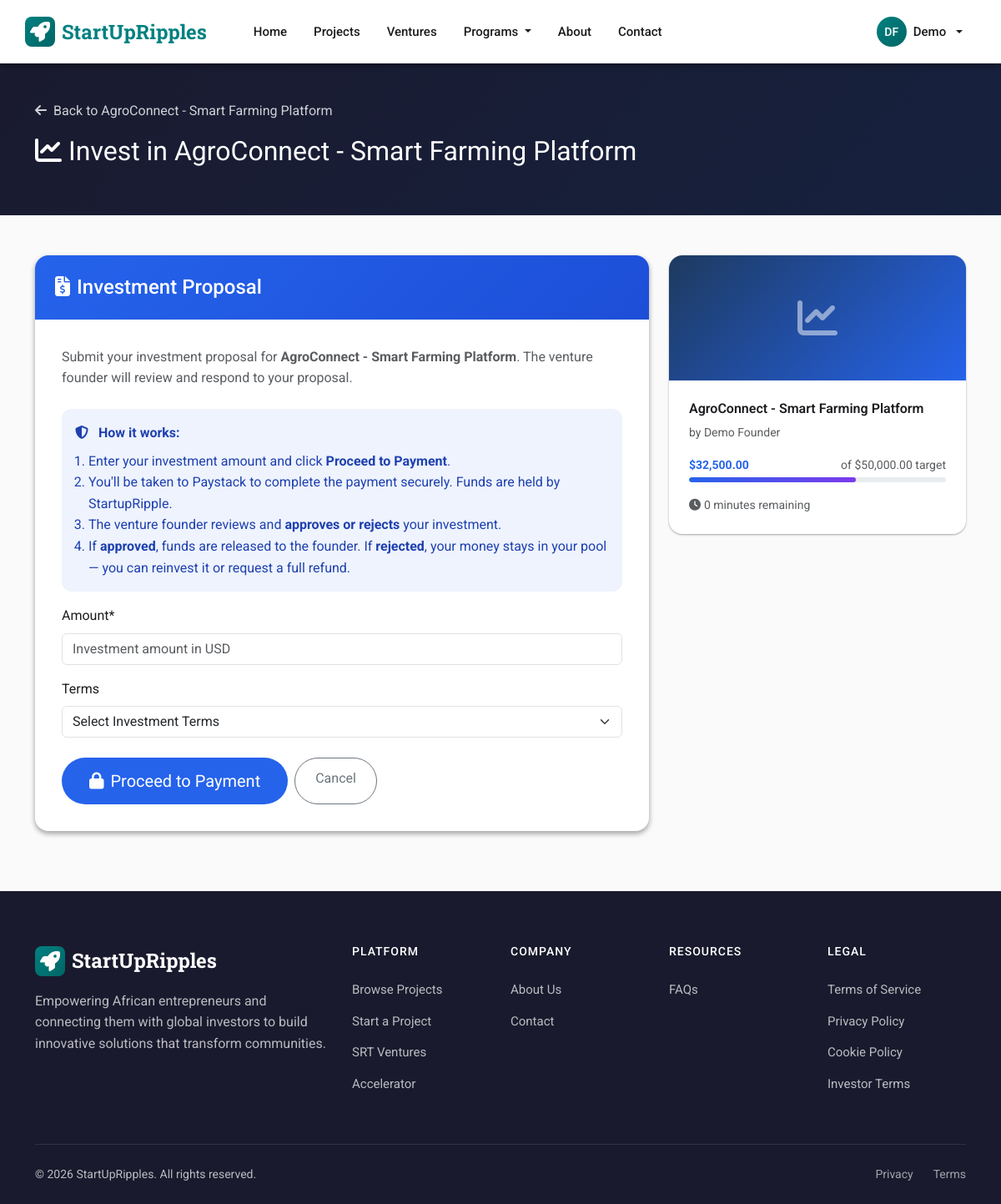
Before: /projects/1/invest/ (signed in) with the older database file.
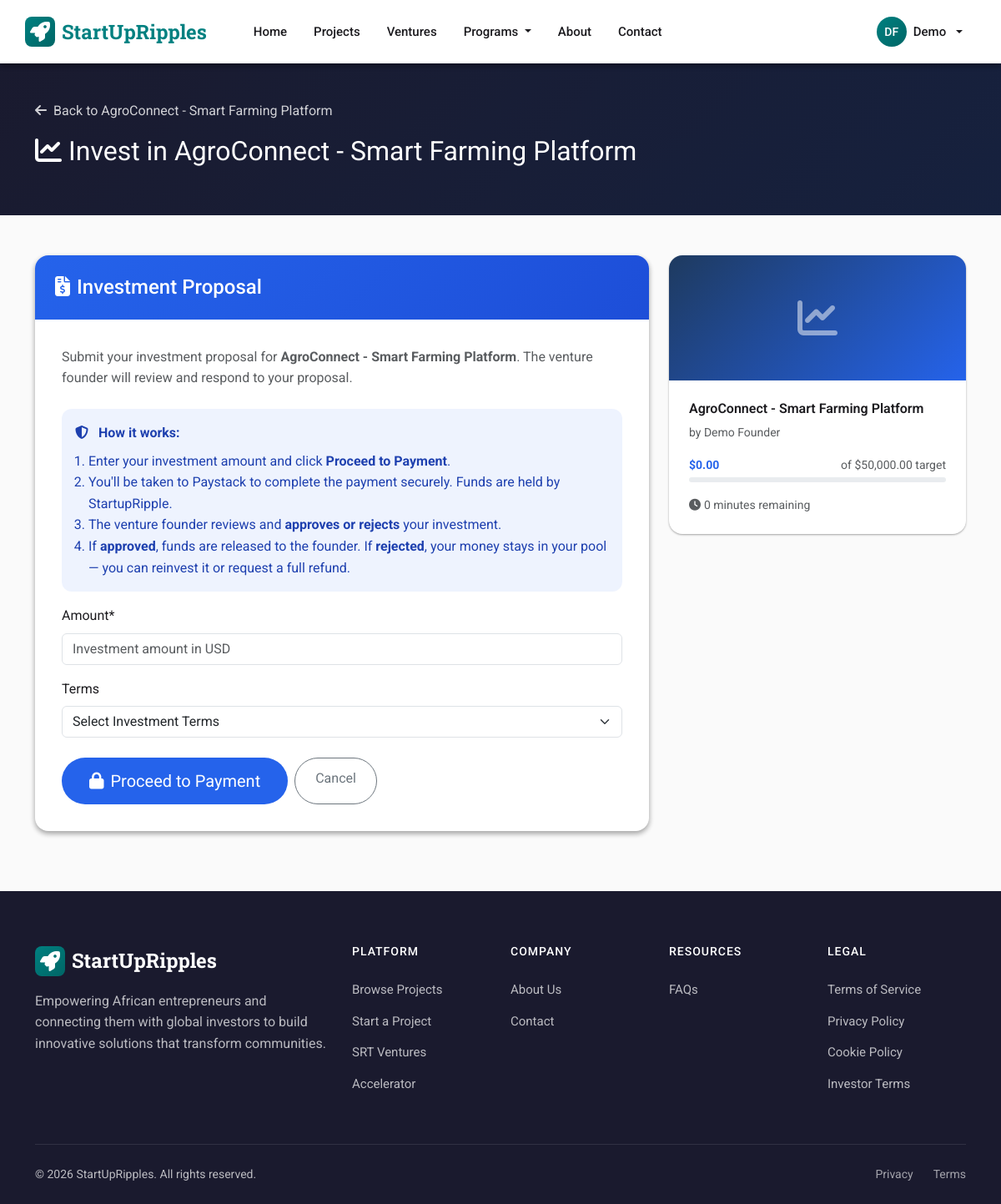
After: the same page with the newer database file.
### apps/projects/models.py (models this page shows, shortened)
class Project(models.Model):
    STATUS_CHOICES = (
        ('pending', 'Pending Approval'),
        ('approved', 'Approved'),
        ('rejected', 'Rejected'),
    )
    LISTING_TYPE_CHOICES = [
        ('project', 'Project (Donations)'),
        ('venture', 'Venture (Investments)'),
    ]
    FINANCING_TYPE_CHOICES = [
        ('equity', 'Equity Financing'),
        ('debt', 'Debt Financing'),
    ]
    STAGE_CHOICES = [
        ('idea', 'Idea Stage'),
        ('seed', 'Seed Stage'),
        ('early', 'Early Stage'),
        ('growth', 'Growth Stage'),
        ('expansion', 'Expansion Stage'),
    ]
    RISK_CHOICES = [
        ('low', 'Low Risk'),
        ('moderate', 'Moderate Risk'),
        ('high', 'High Risk'),
    ]
    listing_type = models.CharField(
        max_length=10,
        choices=LISTING_TYPE_CHOICES,
        default='project',
        help_text="Project for donations, Venture for investments"
    )
    title = models.CharField(max_length=200)
    slug = models.SlugField(unique=True, blank=True, null=True)
    description = RichTextField()  # Changed from TextField to RichTextField
    funding_goal = models.DecimalField(max_digits=10, decimal_places=2)
    amount_raised = models.DecimalField(max_digits=10, decimal_places=2, default=0)
    total_investment_raised = models.DecimalField(max_digits=10, decimal_places=2, default=0)
    created_at = models.DateTimeField(default=timezone.now)
    deadline = models.DateTimeField()
    creator = models.ForeignKey(settings.AUTH_USER_MODEL, on_delete=models.CASCADE, related_name='projects_created')
    image = models.ImageField(upload_to='project_images/')
    category = models.ForeignKey(Category, on_delete=models.SET_NULL, null=True, blank=True)
    funding_type = models.ForeignKey(FundingType, on_delete=models.SET_NULL, null=True)
    location = models.CharField(max_length=100, blank=True, null=True)
    short_description = models.CharField(max_length=255, blank=True, null=True)
    video_url = models.URLField(blank=True, null=True)
    status = models.CharField(max_length=20, choices=STATUS_CHOICES, default='pending')
    admin_notes = models.TextField(blank=True, null=True, help_text="Notes from admin about approval/rejection")
    company_name = models.CharField(max_length=200, blank=True, null=True, help_text="Business or company name")
    financing_type = models.CharField(
        max_length=10,
        choices=[('equity', 'Equity Financing'), ('debt', 'Debt Financing')],
        blank=True,
        null=True,
        help_text="Type of investment financing"
    )
    equity_offered = models.DecimalField(
        max_digits=5,
        decimal_places=2,
        default=Decimal('0.00'),
        help_text="Percentage of equity offered to investors"
    )
    valuation = models.DecimalField(
        max_digits=15,
        decimal_places=2,
        default=Decimal('0.00'),
        help_text="Current company/venture valuation in USD"
    )
    interest_rate = models.DecimalField(
        max_digits=5,
        decimal_places=2,
        default=Decimal('0.00'),
        help_text="Annual interest rate for debt financing (%)"
    )
    repayment_period_months = models.PositiveIntegerField(
        default=0,
        help_text="Repayment period in months (for debt financing)"
    )
    use_of_funds = models.TextField(
        blank=True,
        null=True,
        help_text="How the investment funds will be used"
    )
    srt_enabled = models.BooleanField(default=False, help_text="Enable SRT token investments for this project")
    stage = models.CharField(max_length=20, choices=STAGE_CHOICES, default='idea', blank=True)
    risk_level = models.CharField(max_length=20, choices=RISK_CHOICES, default='moderate', blank=True)
    expected_return_rate = models.DecimalField(
        max_digits=5,
        decimal_places=2,
        default=Decimal('0.00'),
        help_text="Expected annual return percentage for SRT investors"
    )
    investment_duration_months = models.PositiveIntegerField(
        default=12,
        help_text="Investment duration in months"
    )
    minimum_investment = models.DecimalField(
        max_digits=12,
        decimal_places=2,
        default=Decimal('10.00'),
        help_text="Minimum SRT tokens per investment"
    )
    maximum_investment = models.DecimalField(
        max_digits=12,
        decimal_places=2,
        blank=True,
        null=True,
        help_text="Maximum SRT tokens per investment (optional)"
    )
    srt_amount_raised = models.DecimalField(
        max_digits=15,
        decimal_places=2,
        default=Decimal('0.00'),
        help_text="Total SRT tokens invested in this project"
    )
    srt_funding_goal = models.DecimalField(
        max_digits=15,
        decimal_places=2,
        default=Decimal('0.00'),
        help_text="SRT token funding goal"
    )
    is_featured = models.BooleanField(default=False)
    @property
    def is_venture(self):
        return self.listing_type == 'venture'
    def get_percent_funded(self):
        if self.funding_goal == 0:
            return 0
        total = self.get_total_raised()
        return min((total / self.funding_goal) * 100, Decimal('100'))
    def get_total_raised(self):
        if self.is_venture:
            return self.amount_raised + self.total_investment_raised + self.srt_raised_usd
        return self.amount_raised

### apps/accounts/models.py (models this page shows, shortened)
class CustomUser(AbstractUser):
    USER_TYPES = (
        ('', 'Select User Type'),
        ('founder', 'Founder'),
        ('donor', 'Donor/Pledger'),
        ('investor', 'Investor'),
        ('partner', 'SRT Partner'),
    )
    user_type = models.CharField(max_length=20, choices=USER_TYPES, blank=False, null=False)
    phone_number = models.CharField(max_length=20)
    profile_completed = models.BooleanField(default=False)
    location = models.CharField(max_length=100, blank=True, null=True)
    address_line1 = models.CharField(max_length=255, blank=True, null=True)
    address_line2 = models.CharField(max_length=255, blank=True, null=True)
    city = models.CharField(max_length=100, blank=True, null=True)
    state_province = models.CharField(max_length=100, blank=True, null=True)
    postal_code = models.CharField(max_length=20, blank=True, null=True)
    country = models.CharField(max_length=100, blank=True, null=True)
    email_verified = models.BooleanField(default=False)
    registration_fee_paid = models.BooleanField(default=False)
    is_srt_partner = models.BooleanField(default=False, help_text="User has SRT Partner capabilities")
    srt_partner_since = models.DateTimeField(null=True, blank=True, help_text="Date when user became an SRT partner")
    profile_image = models.ImageField(upload_to='profile_images/', blank=True, null=True, help_text="User profile photo")
    email = models.EmailField(unique=True)
    USERNAME_FIELD = 'email'
    REQUIRED_FIELDS = ['username']

### apps/projects/views.py (the view)
# urls.py: path('projects/<int:project_id>/invest/', views.investment_proposal, name='investment_proposal'),
@login_required
def investment_proposal(request, project_id):
    project = get_object_or_404(Project, id=project_id)
    if project.status != 'approved':
        messages.error(request, 'This project is not yet approved for investment. Please check back later.')
        return redirect('projects:project_detail', slug=project.slug)
    if request.method == 'POST':
        form = InvestmentForm(request.POST, project=project)
        if form.is_valid():
            from apps.funding.fees import gross_up_ngn
            from decimal import Decimal as _D
            amount = form.cleaned_data['amount']
            amount_ngn = int(float(amount) * 1600)
            charged_ngn = int(gross_up_ngn(_D(amount_ngn)))
            reference = f"INVEST-{uuid.uuid4().hex[:14].upper()}"
            investment = form.save(commit=False)
            investment.project = project
            investment.investor = request.user
            investment.status = 'pending_payment'
            investment.payment_status = 'unpaid'
            investment.amount_ngn = amount_ngn  # net investment amount
            investment.paystack_reference = reference
            investment.save()
            paystack_secret = getattr(settings, 'PAYSTACK_SECRET_KEY', '')
            if not paystack_secret:
                messages.error(request, 'Payment system is not configured. Please contact support.')
                investment.delete()
                return redirect('projects:investment_proposal', project_id=project.id)
            headers = {
                'Authorization': f'Bearer {paystack_secret}',
                'Content-Type': 'application/json',
            }
            data = {
                'email': request.user.email,
                'amount': charged_ngn * 100,  # grossed-up amount in kobo
                'reference': reference,
                'callback_url': request.build_absolute_uri(reverse('projects:investment_payment_callback')),
                'metadata': {
                    'investment_id': investment.id,
                    'project_id': project.id,
                    'payment_type': 'investment',
                },
            }
            try:
                response = requests.post(
                    'https://api.paystack.co/transaction/initialize',
                    json=data,
                    headers=headers,
                    timeout=30,
                )
                is_ajax = request.headers.get('X-Requested-With') == 'XMLHttpRequest'
                if response.status_code == 200:
                    result = response.json()
                    if result.get('status'):
                        if is_ajax:
                            from django.http import JsonResponse as _JR
                            return _JR({
                                'access_code': result['data']['access_code'],
                                'reference': reference,
                            })
                        return redirect(result['data']['authorization_url'])
                    else:
                        investment.status = 'failed'
                        investment.save()
                        err = result.get('message', 'Unknown error')
                        if is_ajax:
                            from django.http import JsonResponse as _JR
                            return _JR({'error': err}, status=400)
                        messages.error(request, f'Payment error: {err}')
                else:
                    investment.status = 'failed'
                    investment.save()
                    result = response.json() if response.text else {}
                    err = result.get('message', f'Status {response.status_code}')
                    if request.headers.get('X-Requested-With') == 'XMLHttpRequest':
                        from django.http import JsonResponse as _JR
                        return _JR({'error': err}, status=400)
                    messages.error(request, f'Payment service error: {err}')
            except requests.exceptions.Timeout:
                investment.status = 'failed'
                investment.save()
                if request.headers.get('X-Requested-With') == 'XMLHttpRequest':
                    from django.http import JsonResponse as _JR
                    return _JR({'error': 'Payment service timed out. Please try again.'}, status=500)
                messages.error(request, 'Payment service timed out. Please try again.')
            except requests.exceptions.RequestException:
                investment.status = 'failed'
                investment.save()
                if request.headers.get('X-Requested-With') == 'XMLHttpRequest':
                    from django.http import JsonResponse as _JR
                    return _JR({'error': 'Connection error. Please try again.'}, status=500)
                messages.error(request, 'Connection error. Please try again.')
    else:
        form = InvestmentForm(project=project)
    escrow = InvestorEscrowBalance.objects.filter(investor=request.user).first()
    context = {
        'form': form,
        'project': project,
        'escrow': escrow,
    }
    return render(request, 'projects/investment_form.html', context)

### apps/projects/forms.py
class InvestmentForm(forms.ModelForm):
    class Meta:
        model = Investment
        fields = ['amount', 'terms']
        widgets = {
            'amount': forms.NumberInput(attrs={
                'class': 'form-control',
                'placeholder': 'Investment amount in USD'
            }),
            'terms': forms.Select(attrs={
                'class': 'form-select'
            }),
        }
    def __init__(self, *args, project=None, **kwargs):
        super().__init__(*args, **kwargs)
        if project:
            self.fields['terms'].queryset = project.investment_terms.all()
            self.fields['terms'].required = False
        self.fields['terms'].empty_label = "Select Investment Terms"

### apps/cms/context_processors.py (called while the page is built)
def social_links(request):
    return {
        'social_links': SocialMediaLink.objects.all().order_by('order')
    }

def site_settings(request):
    try:
        settings = SiteSettings.load()
    except Exception:
        settings = None
    return {
        'site_settings': settings
    }

### apps/cms/models.py (called while the page is built)
    @classmethod
    def load(cls):
        obj, created = cls.objects.get_or_create(pk=1)
        return obj

### apps/projects/templates/projects/investment_form.html (shortened to what the changed rows need)
{% extends "base.html" %}
{% load crispy_forms_tags humanize %}
{% block content %}
<div class="invest-hero">
    <div class="container">
        <a href="{% url 'projects:project_detail' project.slug %}" class="text-white text-decoration-none mb-3 d-inline-block" style="opacity: 0.8;">
            <i class="fas fa-arrow-left me-2"></i>Back to {{ project.title }}
        </a>
        <h1><i class="fas fa-chart-line me-2"></i>Invest in {{ project.title }}</h1>
    </div>
</div>
<div class="container py-5">
    <div class="row">
        <div class="col-lg-8">
            <div class="invest-card mb-4">
                <div class="invest-card-body">
                    <p class="text-muted mb-4">
                        Submit your investment proposal for <strong>{{ project.title }}</strong>.
                        The venture founder will review and respond to your proposal.
                    </p>
                </div>
            </div>
        </div>
        <div class="col-lg-4">
            <div class="summary-card mb-4">
                <div class="p-4">
                    <h6 class="fw-semibold">{{ project.title }}</h6>
                    <div class="small text-muted mb-3">by {{ project.creator.get_full_name }}</div>
                    <div class="mb-3">
                        <div class="d-flex justify-content-between small mb-1">
                            <span class="fw-bold" style="color: #2563eb;">${{ project.get_total_raised|floatformat:2|intcomma }}</span>
                            <span class="text-muted">of ${{ project.funding_goal|intcomma }} target</span>
                        </div>
                        <div class="progress" style="height: 6px;">
                            <div class="progress-bar" style="width: {{ project.get_percent_funded|floatformat:2 }}%; background: linear-gradient(90deg, #2563eb, #7c3aed);"></div>
                        </div>
                    </div>
                    <div class="small text-muted">
                        <i class="fas fa-clock me-1"></i>{{ project.deadline|timeuntil }} remaining
                    </div>
                </div>
            </div>
        </div>
    </div>
</div>
{% endblock %}

Changed rows visible on the page:
changed Project "AgroConnect - Smart Farming Platform": get_total_raised "32,500.00" → "0.00"; amount_raised 32500 → 0 (drawn)
